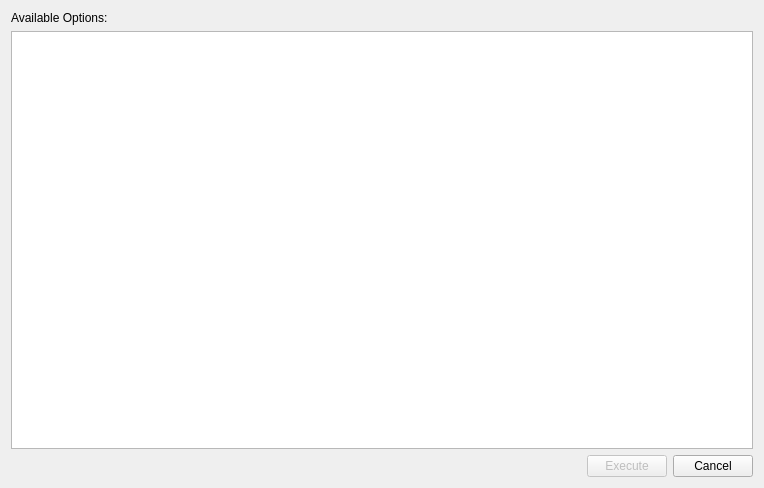
<?xml version="1.0" encoding="UTF-8"?>
<ui version="4.0">
 <class>FormatOptionsDialog</class>
 <widget class="QDialog" name="FormatOptionsDialog">
  <property name="geometry">
   <rect>
    <x>0</x>
    <y>0</y>
    <width>764</width>
    <height>488</height>
   </rect>
  </property>
  <property name="windowTitle">
   <string>Format Options</string>
  </property>
  <layout class="QVBoxLayout" name="verticalLayout_3">
   <item>
    <layout class="QVBoxLayout" name="verticalLayout">
     <item>
      <widget class="QLabel" name="label">
       <property name="text">
        <string>Available Options:</string>
       </property>
      </widget>
     </item>
     <item>
      <widget class="QTreeView" name="tvOptions">
       <property name="rootIsDecorated">
        <bool>false</bool>
       </property>
       <property name="uniformRowHeights">
        <bool>true</bool>
       </property>
       <property name="itemsExpandable">
        <bool>false</bool>
       </property>
       <property name="expandsOnDoubleClick">
        <bool>false</bool>
       </property>
      </widget>
     </item>
    </layout>
   </item>
   <item>
    <layout class="QHBoxLayout" name="horizontalLayout_4">
     <item>
      <spacer name="horizontalSpacer">
       <property name="orientation">
        <enum>Qt::Horizontal</enum>
       </property>
       <property name="sizeHint" stdset="0">
        <size>
         <width>40</width>
         <height>20</height>
        </size>
       </property>
      </spacer>
     </item>
     <item>
      <widget class="QPushButton" name="pbExecute">
       <property name="enabled">
        <bool>false</bool>
       </property>
       <property name="text">
        <string>Execute</string>
       </property>
      </widget>
     </item>
     <item>
      <widget class="QPushButton" name="pbCancel">
       <property name="text">
        <string>Cancel</string>
       </property>
      </widget>
     </item>
    </layout>
   </item>
  </layout>
 </widget>
 <resources/>
 <connections/>
</ui>
